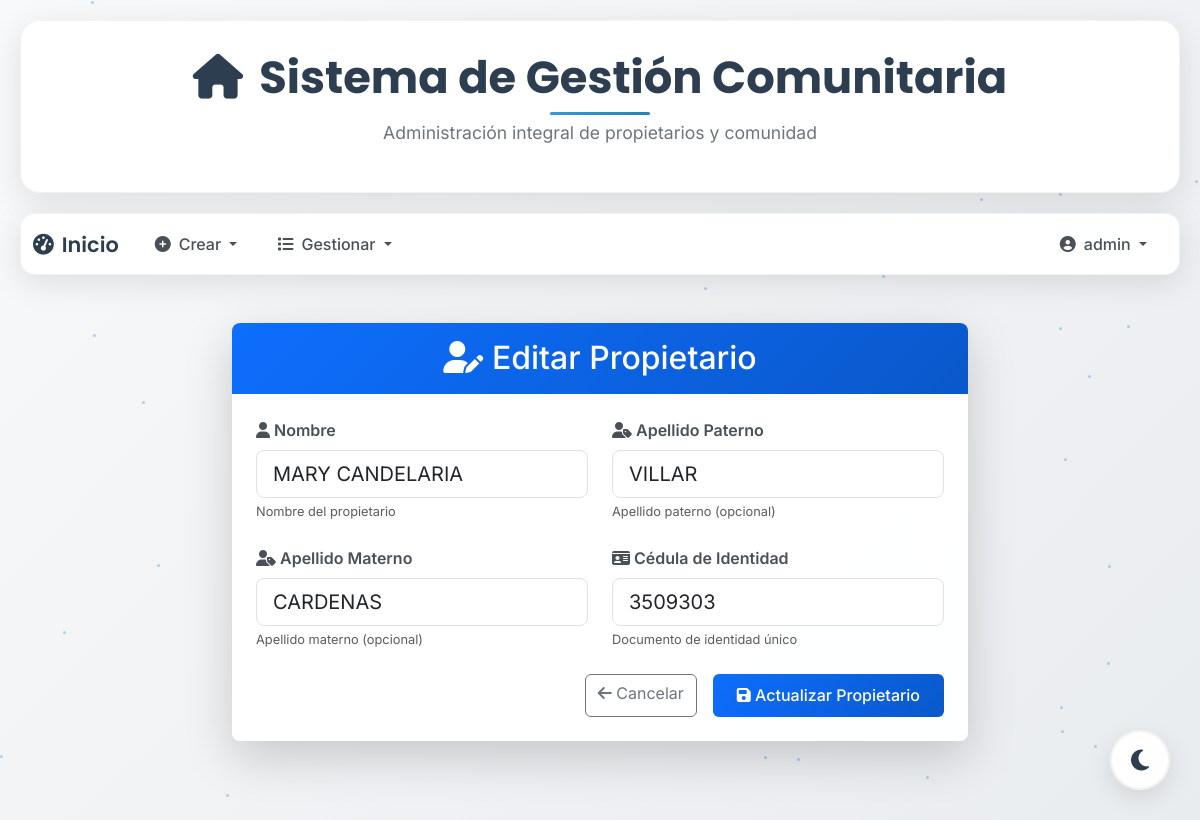
The page /duenios/1/update (signed in) on the database its author committed.
### models/user_model.py (models this page shows, shortened)
class User(UserMixin, db.Model):
    __tablename__ = "Usuario"
    id = db.Column(db.Integer, primary_key=True)
    username = db.Column(db.String(100), unique=True, nullable=False)
    password_hash = db.Column(db.String(128), nullable=False)
    role = db.Column(db.String(50), nullable=False, default="doctor")
    def has_role(self, role):
        return self.role == role

### models/duenio_model.py (models this page shows, shortened)
class Duenio(db.Model):
    __tablename__ = "Duenio"
    id = db.Column(db.Integer, primary_key=True)
    nombre = db.Column(db.String(50), nullable=False)
    paterno = db.Column(db.String(50), nullable=True)
    materno = db.Column(db.String(50), nullable=True)
    ci = db.Column(db.String(20), unique=True, nullable=False)
    multas = db.relationship('Multa', backref='duenio', lazy=True)  # Relación con la tabla Multa
    @staticmethod
    def get_by_id(id):
        return Duenio.query.get(id)

### controllers/duenio_controller.py (the view, shortened to what this page needs)
@duenio_bp.route("/duenios/<int:id>/update", methods=["GET", "POST"])
@login_required
@role_required("admin")
def update_duenio(id):
    duenio = Duenio.get_by_id(id)
    if not duenio:
        return "Duenio no encontrado", 404
    return duenio_view.update_duenio(duenio)

### run.py (called while the page is built)
@login_manager.user_loader
def load_user(user_id):
    return User.query.get(int(user_id))

### views/duenio_view.py (called while the page is built)
def update_duenio(duenio):
    return render_template(
        "update_duenio.html",
        title="Editar Propietario",
        duenio=duenio,
        current_user=current_user,
    )

### templates/update_duenio.html (shortened to what this page needs)
{% extends 'base.html' %}
{% block content %}
<div class="container mt-5">
    <div class="row justify-content-center">
        <div class="col-md-8">
            <div class="card shadow-lg">
                <div class="card-header bg-primary text-white py-3">
                    <h2 class="card-title mb-0 text-center">
                        <i class="fas fa-user-edit"></i> Editar Propietario
                    </h2>
                </div>
                <div class="card-body p-4">
                    <form method="post">
                        <div class="row">
                            <div class="col-md-6 mb-4">
                                <label for="nombre" class="form-label">
                                    <i class="fas fa-user"></i> Nombre
                                </label>
                                <input type="text" id="nombre" name="nombre" required class="form-control form-control-lg"
                                       value="{{ duenio.nombre }}" placeholder="Ingrese el nombre">
                                <small class="form-text text-muted">Nombre del propietario</small>
                            </div>
                            <div class="col-md-6 mb-4">
                                <label for="paterno" class="form-label">
                                    <i class="fas fa-user-tag"></i> Apellido Paterno
                                </label>
                                <input type="text" id="paterno" name="paterno" class="form-control form-control-lg"
                                       value="{{ duenio.paterno }}" placeholder="Ingrese apellido paterno">
                                <small class="form-text text-muted">Apellido paterno (opcional)</small>
                            </div>
                        </div>
                        <div class="row">
                            <div class="col-md-6 mb-4">
                                <label for="materno" class="form-label">
                                    <i class="fas fa-user-tag"></i> Apellido Materno
                                </label>
                                <input type="text" id="materno" name="materno" class="form-control form-control-lg"
                                       value="{{ duenio.materno }}" placeholder="Ingrese apellido materno">
                                <small class="form-text text-muted">Apellido materno (opcional)</small>
                            </div>
                            <div class="col-md-6 mb-4">
                                <label for="ci" class="form-label">
                                    <i class="fas fa-id-card"></i> Cédula de Identidad
                                </label>
                                <input type="text" id="ci" name="ci" required class="form-control form-control-lg"
                                       value="{{ duenio.ci }}" placeholder="Ingrese CI">
                                <small class="form-text text-muted">Documento de identidad único</small>
                            </div>
                        </div>
                        <div class="d-grid gap-2 d-md-flex justify-content-md-end">
                            <a href="{{ url_for('duenio.list_duenios') }}" class="btn btn-outline-secondary me-md-2">
                                <i class="fas fa-arrow-left"></i> Cancelar
                            </a>
                            <button type="submit" class="btn btn-primary">
                                <i class="fas fa-save"></i> Actualizar Propietario
                            </button>
                        </div>
                    </form>
                </div>
            </div>
        </div>
    </div>
</div>
{% endblock %}

### templates/base.html (shortened to what this page needs)
<!DOCTYPE html>
<html lang="es">
<head>
    <link rel="stylesheet" href="https://cdn.jsdelivr.net/npm/bootstrap@5.3.0/dist/css/bootstrap.min.css">
    <link rel="stylesheet" href="https://cdnjs.cloudflare.com/ajax/libs/animate.css/4.1.1/animate.min.css"/>
</head>
<body>
    <div class="floating-particles" id="particles"></div>
    <div class="header-container">
        <h1 class="main-title">
            <i class="fas fa-home me-3"></i>Sistema de Gestión Comunitaria
        </h1>
        <p class="subtitle">Administración integral de propietarios y comunidad</p>
    </div>
    {% if current_user.is_authenticated %}
    <nav class="navbar navbar-expand-lg navbar-custom">
        <div class="container-fluid">
            <a class="navbar-brand" href="{{ url_for('user.index') }}">
                <i class="fas fa-tachometer-alt me-2"></i>Inicio
            </a>
            <div class="collapse navbar-collapse" id="navbarNav">
                <ul class="navbar-nav me-auto">
                    {% if current_user.has_role("admin") %}
                    <li class="nav-item dropdown">
                        <a class="nav-link dropdown-toggle" href="#" id="navbarDropdownCrear"
                           data-bs-toggle="dropdown" aria-haspopup="true" aria-expanded="false">
                          <i class="fas fa-plus-circle me-2"></i>Crear
                        </a>
                    </li>
                    {% endif %}
                    <li class="nav-item dropdown">
                        <a class="nav-link dropdown-toggle" href="#" id="navbarDropdownListado"
                           data-bs-toggle="dropdown" aria-haspopup="true" aria-expanded="false">
                          <i class="fas fa-list me-2"></i>Gestionar
                        </a>
                    </li>
                </ul>
                <ul class="navbar-nav">
                    <li class="nav-item dropdown">
                        <a class="nav-link dropdown-toggle" href="#" id="navbarDropdownUser"
                           data-bs-toggle="dropdown" aria-haspopup="true" aria-expanded="false">
                          <i class="fas fa-user-circle me-2"></i>{{ current_user.username }}
                        </a>
                    </li>
                </ul>
            </div>
        </div>
    </nav>
    {% endif %}
    <div class="floating-theme-toggle">
        <button class="btn theme-toggle-float" id="themeToggle">
            <i class="fas fa-moon" id="themeIcon"></i>
        </button>
    </div>
    <div class="content-container page-transition">
        {% block content %}{% endblock %}
    </div>
</body>
</html>

### templates/base.html (style rules this page uses)
:root { --primary-gradient: linear-gradient(135deg, #667eea 0%, #764ba2 100%); --secondary-gradient: linear-gradient(135deg, #f093fb 0%, #f5576c 100%); --success-gradient: linear-gradient(135deg, #4facfe 0%, #00f2fe 100%); --warning-gradient: linear-gradient(135deg, #43e97b 0%, #38f9d7 100%); --dark-gradient: linear-gradient(135deg, #2c3e50 0%, #34495e 100%); --glass-bg: rgba(255, 255, 255, 0.1); --glass-border: rgba(255, 255, 255, 0.2); --shadow-light: 0 8px 32px rgba(31, 38, 135, 0.37); --shadow-strong: 0 15px 35px rgba(0, 0, 0, 0.1); --bg-primary: linear-gradient(135deg, #f8f9fa 0%, #e9ecef 25%, #dee2e6 75%, #ced4da 100%); --card-bg: rgba(255, 255, 255, 0.95); --text-primary: #2c3e50; --text-secondary: #495057; --text-muted: #6c757d; --border-color: rgba(0, 0, 0, 0.05); --shadow-color: rgba(0, 0, 0, 0.1); --particle-color: rgba(52, 152, 219, 0.4); --accent-color: #3498db; --accent-hover: #2980b9; }
* { box-sizing: border-box; }
body { font-family: 'Inter', sans-serif; background: var(--bg-primary); background-size: 400% 400%; animation: gradientShift 20s ease infinite; min-height: 100vh; margin: 0; overflow-x: hidden; transition: all 0.3s ease; }
.header-container { background: var(--card-bg); backdrop-filter: blur(20px); border: 1px solid var(--border-color); border-radius: 20px; margin: 20px; padding: 30px; text-align: center; box-shadow: 0 8px 32px var(--shadow-color); animation: fadeInDown 1s ease-out; transition: all 0.3s ease; }
.main-title { font-family: 'Poppins', sans-serif; font-size: 2.8rem; font-weight: 700; color: var(--text-primary); margin: 0; position: relative; transition: all 0.3s ease; }
.main-title::after { content: ''; position: absolute; bottom: -10px; left: 50%; transform: translateX(-50%); width: 100px; height: 3px; background: linear-gradient(135deg, var(--accent-color) 0%, var(--accent-hover) 100%); border-radius: 2px; }
.subtitle { font-size: 1.1rem; color: var(--text-muted); margin-top: 15px; font-weight: 400; transition: all 0.3s ease; }
.navbar-custom { background: var(--card-bg); backdrop-filter: blur(20px); border: 1px solid var(--border-color); border-radius: 15px; margin: 0 20px 20px 20px; box-shadow: 0 8px 32px var(--shadow-color); animation: fadeInUp 1s ease-out; transition: all 0.3s ease; position: relative; z-index: 1030; }
.navbar-brand { font-family: 'Poppins', sans-serif; font-weight: 600; font-size: 1.3rem; color: var(--text-primary) !important; text-decoration: none; transition: all 0.3s ease; }
.nav-link { color: var(--text-secondary) !important; font-weight: 500; padding: 10px 20px !important; border-radius: 10px; transition: all 0.3s ease; position: relative; overflow: hidden; }
.nav-link::before { content: ''; position: absolute; top: 0; left: -100%; width: 100%; height: 100%; background: linear-gradient(90deg, transparent, rgba(52, 152, 219, 0.1), transparent); transition: all 0.5s ease; }
.content-container { margin: 20px; animation: fadeIn 1.2s ease-out; }
.glass-card { background: var(--card-bg); backdrop-filter: blur(20px); border: 1px solid var(--border-color); border-radius: 20px; box-shadow: 0 8px 32px var(--shadow-color); transition: all 0.3s ease; }
.floating-particles { position: fixed; top: 0; left: 0; width: 100%; height: 100%; pointer-events: none; z-index: -1; }
.page-transition { animation: slideInUp 0.6s ease-out; }
.floating-theme-toggle { position: fixed; bottom: 30px; right: 30px; z-index: 1050; }
.theme-toggle-float { width: 60px; height: 60px; border-radius: 50%; background: var(--card-bg); border: 2px solid var(--border-color); color: var(--text-primary); font-size: 24px; box-shadow: 0 8px 25px var(--shadow-color); backdrop-filter: blur(10px); transition: all 0.3s ease; display: flex; align-items: center; justify-content: center; }
#themeIcon { transition: all 0.3s ease; }

### templates/update_duenio.html (style rules this page uses)
.card { border-radius: 0.5rem; border: none; }
.card-header { border-radius: 0.5rem 0.5rem 0 0 !important; border-bottom: none; background: linear-gradient(135deg, #0d6efd 0%, #0a58ca 100%) !important; }
.btn-primary { background: linear-gradient(135deg, #0d6efd 0%, #0a58ca 100%); border: none; padding: 0.6rem 1.5rem; font-weight: 500; transition: all 0.3s ease; }
.form-label { font-weight: 600; color: #495057; margin-bottom: 0.5rem; }
.form-text { font-size: 0.8rem; }
.card-body { transition: all 0.3s ease; }
.form-control { transition: all 0.3s ease; }

### rows shown on the page
User: username "admin"
Duenio: nombre "MARY CANDELARIA", paterno "VILLAR", materno "CARDENAS", ci "3509303"
